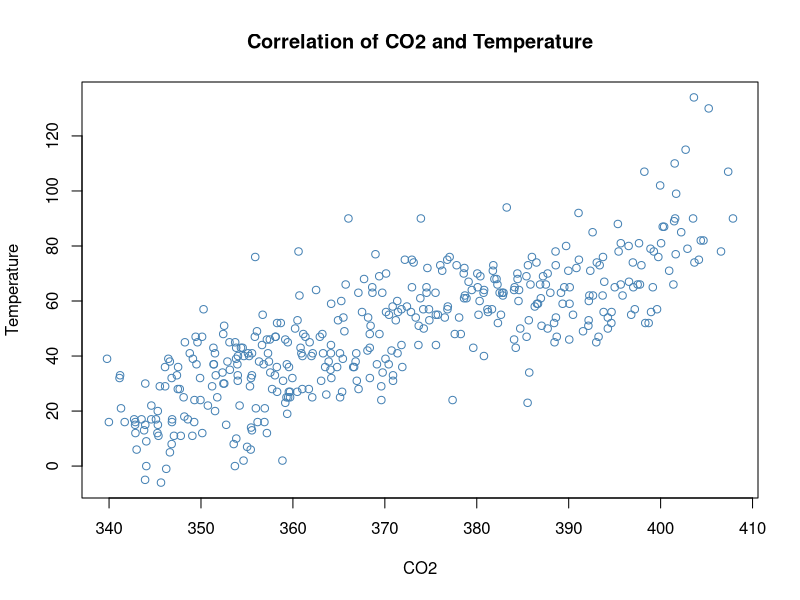
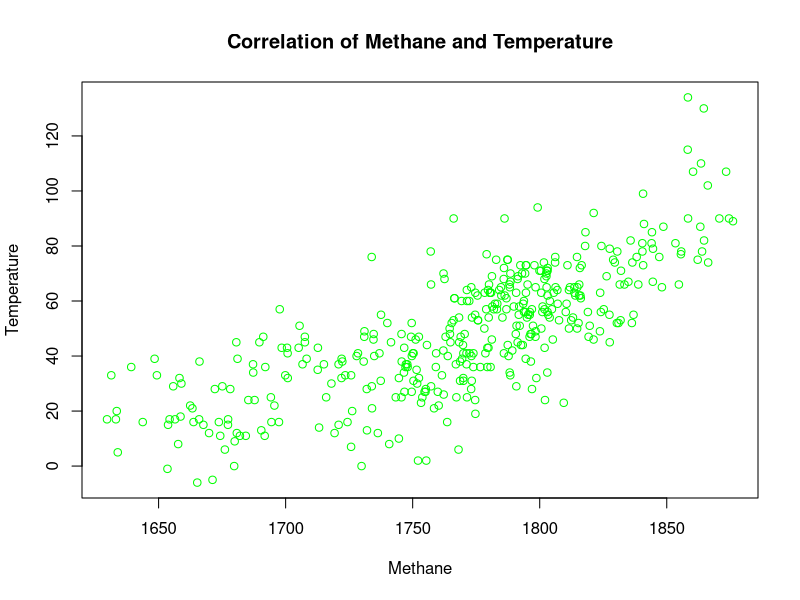
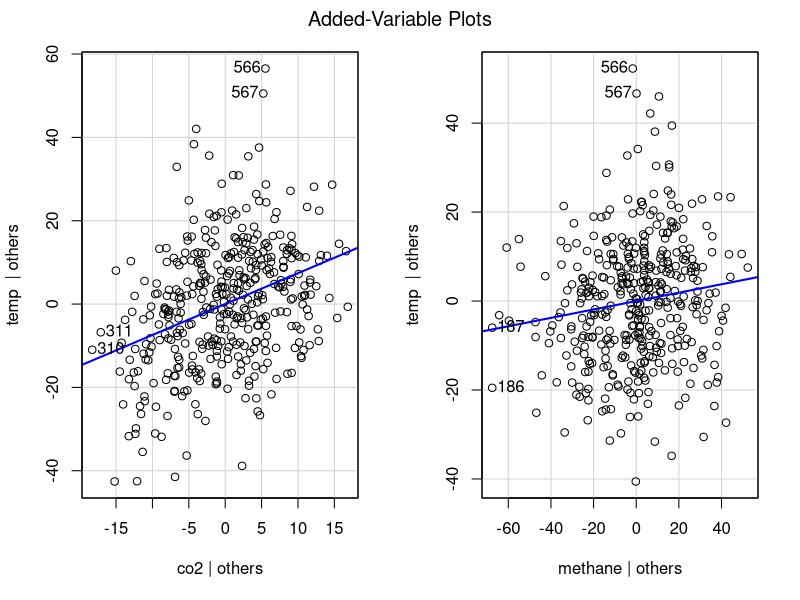
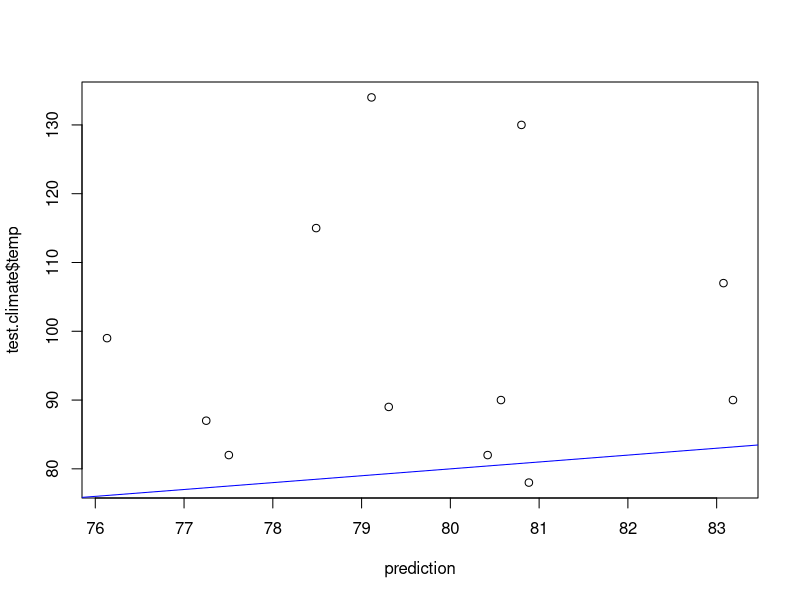

Here is the R script that generated these plots, in order:
# Mitchell Pudil
# STAT 330 
# Greenhouse

nasatemp<-read.table(header=TRUE,text="
Year   Jan  Feb  Mar  Apr  May  Jun  Jul  Aug  Sep  Oct  Nov  Dec    J-D D-N    DJF  MAM  JJA  SON  Year
1969   -10  -14    1   18   19    5   -2    3    9   13   13   28      7   3    -12   13    2   12  1969
1970     9   22    8    9   -4   -2   -2   -9   11    6    2  -12      3   7     20    4   -4    6  1970
1971    -2  -20  -17   -8   -5  -19  -11   -3   -4   -6   -5   -9     -9  -9    -11  -10  -11   -5  1971
1972   -24  -16    2    0   -4    6    1   17    2    9    4   19      1  -1    -16    0    8    5  1972
1973    29   31   27   26   25   17   10    3   10   14    6   -6     16  18     26   26   10   10  1973
1974   -15  -29   -6  -12   -2   -6   -5   11  -12   -8   -7   -9     -8  -8    -16   -7    0   -9  1974
1975     7    6   13    5   16    0   -1  -19   -3   -9  -16  -17     -2  -1      1   11   -7   -9  1975
1976    -2   -6  -21   -8  -24  -16  -10  -14   -9  -26   -4   10    -11 -13     -8  -18  -13  -13  1976
1977    19   22   24   27   30   24   20   16    0    2   17    2     17  18     17   27   20    6  1977
1978     6   14   21   15    6   -2    3  -18    5    0   15   10      6   6      7   14   -6    7  1978
1979    12  -10   18   13    5   13    2   13   25   24   28   47     16  13      4   12   10   26  1979
1980    30   43   30   33   36   17   28   23   19   18   29   19     27  29     40   33   23   22  1980
1981    55   41   49   31   24   31   34   32   16   14   24   43     33  31     38   35   32   18  1981
1982    10   16   -1    9   16    5   13    7   14   13   15   42     13  13     23    8    8   14  1982
1983    52   40   42   31   36   20   17   33   39   16   32   17     31  33     45   36   23   29  1983
1984    30   17   29    8   33    5   17   16   21   16    6   -5     16  18     21   23   13   14  1984
1985    22   -6   17   11   17   18   -1   15   15   12    9   15     12  10      4   15   11   12  1985
1986    29   38   28   24   24   11   11   12    0   13   11   16     18  18     27   25   11    8  1986
1987    36   45   16   22   25   37   45   28   39   32   25   47     33  30     32   21   36   32  1987
1988    57   43   51   45   43   43   34   47   41   39   12   33     41  42     49   46   41   31  1988
1989    15   35   37   33   16   14   33   37   37   32   20   38     29  29     27   29   28   30  1989
1990    40   41   76   55   46   38   43   30   29   41   45   40     44  44     40   59   37   38  1990
1991    40   49   34   52   37   52   47   39   48   30   31   32     41  42     43   41   46   36  1991
1992    44   41   47   23   32   25   12    7    0    8    2   21     22  23     39   34   15    4  1992
1993    37   38   36   27   27   25   28   13   10   22    6   16     24  24     32   30   22   13  1993
1994    27    2   27   40   28   43   31   21   29   41   46   36     31  29     15   32   31   39  1994
1995    50   78   45   47   26   41   47   46   33   47   45   28     44  45     55   39   45   42  1995
1996    25   48   32   36   27   25   36   48   25   19   41   40     33  32     34   32   36   28  1996
1997    31   38   53   36   36   54   35   41   53   62   64   59     47  45     36   42   43   60  1997
1998    60   90   63   63   69   77   68   66   41   44   49   56     62  62     69   65   70   45  1998
1999    48   65   34   33   31   37   37   31   41   39   38   43     40  41     56   33   35   39  1999
2000    24   56   58   57   36   41   39   42   41   28   32   29     40  41     41   50   41   34  2000
2001    42   44   56   51   57   54   60   48   54   51   70   56     54  51     38   55   54   58  2001
2002    75   75   90   57   63   55   61   53   63   55   58   44     62  63     69   70   56   59  2002
2003    72   55   57   54   61   48   54   65   65   74   53   73     61  58     57   57   56   64  2003
2004    58   73   64   63   40   43   24   44   50   63   71   48     53  56     68   56   37   61  2004
2005    70   55   71   68   63   66   64   61   75   76   72   65     67  66     58   67   64   74  2005
2006    56   68   62   50   47   64   52   70   62   67   69   73     62  61     63   53   62   66  2006
2007    94   70   69   74   66   58   60   57   60   57   55   46     64  66     79   69   58   57  2007
2008    23   34   73   51   47   45   59   43   63   63   65   53     52  51     34   57   49   64  2008
2009    61   50   52   59   65   65   70   66   68   64   76   66     63  62     55   59   67   69  2009
2010    73   80   92   85   73   62   59   63   59   69   78   46     70  71     73   83   62   68  2010
2011    49   51   62   62   50   56   71   71   54   63   55   53     58  57     48   58   66   57  2011
2012    45   47   56   67   74   62   54   60   72   75   74   52     61  61     48   66   59   73  2012
2013    66   55   66   52   57   65   57   65   76   67   78   65     64  63     58   58   63   74  2013
2014    73   52   76   77   85   66   56   80   88   81   66   78     73  72     63   79   67   78  2014
2015    81   87   90   74   75   79   71   79   81  107  102  110     86  84     82   80   76   97  2015
2016   115  134  130  107   90   78   82   99   87   89   90   82     99 101    119  109   86   88  2016
2017    96  111  113   93   88   70   81   86   74   88   87   89     90  89     96   98   79   83  2017
 ")
# code to reshape to each row is a month
nasatemp<-nasatemp[,1:13]
dim(nasatemp)
newtemp<-data.frame(temp=matrix(t(nasatemp[2:13]),ncol=1))
newtemp$month<-rep(1:12,49)
newtemp$year<-rep(1969:2017,each=12)


# Monthly Atmospheric CO2 Concentration, expressed as micromol per mole and abbreviated as 
# ppm (1969–present):

maunaloa1<-read.table(header=TRUE,text="
                   where year month methane
                      MLO 1969  8   322.51
                      MLO 1969  9   321.36
                      MLO 1969 10   320.74
                      MLO 1969 11   321.98
                      MLO 1969 12   323.78
                      MLO 1970  1   325.13
                      MLO 1970  2   325.54
                      MLO 1970  3   325.68
                      MLO 1970  4   326.58
                      MLO 1970  5   327.68
                      MLO 1970  6   327.30
                      MLO 1970  7   326.13
                      MLO 1970  8   324.91
                      MLO 1970  9   322.98
                      MLO 1970 10   322.64
                      MLO 1970 11   324.03
                      MLO 1970 12   325.54
                      MLO 1976  7   332.30
                      MLO 1976  8   331.04
                      MLO 1976  9   329.67
                      MLO 1976 10   329.33
                      MLO 1976 11   330.46
                      MLO 1976 12   331.97
                      MLO 1977  1   332.77
                      MLO 1977  2   333.10
                      MLO 1977  3   334.08
                      MLO 1977  4   335.78
                      MLO 1977  5   336.49
                      MLO 1977  6   335.96
                      MLO 1977  7   334.64
                      MLO 1977  8   332.31
                      MLO 1977  9   330.66
                      MLO 1977 10   330.55
                      MLO 1977 11   331.72
                      MLO 1977 12   333.74
                      MLO 1978  1   335.17
                      MLO 1978  2   335.78
                      MLO 1978  3   336.69
                      MLO 1978  4   337.76
                      MLO 1978  5   338.01
                      MLO 1978  6   337.57
                      MLO 1978  7   336.17
                      MLO 1978  8   333.89
                      MLO 1978  9   332.19
                      MLO 1978 10   332.20
                      MLO 1978 11   333.24
                      MLO 1978 12   334.64
                      MLO 1979  1   336.12
                      MLO 1979  2   337.20
                      MLO 1979  3   338.50
                      MLO 1979  4   339.00
                      MLO 1979  5   338.93
                      MLO 1979  6   338.97
                      MLO 1979  7   337.78
                      MLO 1979  8   335.57
                      MLO 1979  9   333.95
                      MLO 1979 10   334.41
                      MLO 1979 11   335.66
                      MLO 1979 12   336.81
                      MLO 1980  1   338.87
                      MLO 1980  2   340.17
                      MLO 1980  3   341.33
                      MLO 1980  4   342.82
                      MLO 1980  5   342.90
                      MLO 1980  6   341.74
                      MLO 1980  7   339.16
                      MLO 1980  8   337.04
                      MLO 1980  9   336.60
                      MLO 1980 10   336.60
                      MLO 1980 11   337.55
                      MLO 1980 12   339.18
                      MLO 1981  1   340.41
                      MLO 1981  2   341.39
                      MLO 1981  3   342.33
                      MLO 1981  4   343.35
                      MLO 1981  5   343.56
                      MLO 1981  6   342.34
                      MLO 1981  7   340.40
                      MLO 1981  8   338.67
                      MLO 1981  9   337.37
                      MLO 1981 10   337.53
                      MLO 1981 11   338.88
                      MLO 1981 12   340.21
                      MLO 1982  1   341.10
                      MLO 1982  2   341.99
                      MLO 1982  3   343.03
                      MLO 1982  4   343.82
                      MLO 1982  5   343.76
                      MLO 1982  6   342.87
                      MLO 1982  7   341.47
                      MLO 1982  8   339.26
                      MLO 1982  9   337.33
                      MLO 1982 10   337.64
                      MLO 1982 11   339.03
                      MLO 1982 12   340.66
                      MLO 1983  1   341.96
                      MLO 1983  2   342.37
                      MLO 1983  3   343.11
                      MLO 1983  4   345.12
                      MLO 1983  5   346.09
                      MLO 1983  6   345.30
                      MLO 1983  7   343.53
                      MLO 1983  8   341.20
                      MLO 1983  9   339.78
                      MLO 1983 10   339.98
                      MLO 1983 11   341.14
                      MLO 1983 12   342.73
                      MLO 1984  1   343.94
                      MLO 1984  2   344.59
                      MLO 1984  3   345.52
                      MLO 1984  4   346.81
                      MLO 1984  5   347.38
                      MLO 1984  6   346.62
                      MLO 1984  7   345.10
                      MLO 1984  8   342.86
                      MLO 1984  9   341.30
                      MLO 1984 10   341.70
                      MLO 1984 11   343.00
                      MLO 1984 12   343.92
                      MLO 1985  1   344.60
                      MLO 1985  2   345.65
                      MLO 1985  3   346.86
                      MLO 1985  4   347.80
                      MLO 1985  5   348.57
                      MLO 1985  6   348.19
                      MLO 1985  7   346.22
                      MLO 1985  8   343.94
                      MLO 1985  9   342.83
                      MLO 1985 10   342.87
                      MLO 1985 11   344.05
                      MLO 1985 12   345.31
                      MLO 1986  1   346.10
                      MLO 1986  2   346.61
                      MLO 1986  3   347.69
                      MLO 1986  4   349.29
                      MLO 1986  5   349.94
                      MLO 1986  6   349.06
                      MLO 1986  7   347.06
                      MLO 1986  8   345.26
                      MLO 1986  9   344.05
                      MLO 1986 10   343.81
                      MLO 1986 11   345.37
                      MLO 1986 12   346.84
                      MLO 1987  1   347.51
                      MLO 1987  2   348.25
                      MLO 1987  3   349.26
                      MLO 1987  4   350.75
                      MLO 1987  5   351.77
                      MLO 1987  6   351.40
                      MLO 1987  7   349.62
                      MLO 1987  8   347.48
                      MLO 1987  9   346.45
                      MLO 1987 10   346.81
                      MLO 1987 11   348.11
                      MLO 1987 12   349.42
                      MLO 1988  1   350.28
                      MLO 1988  2   351.35
                      MLO 1988  3   352.52
                      MLO 1988  4   353.72
                      MLO 1988  5   354.35
                      MLO 1988  6   353.83
                      MLO 1988  7   352.34
                      MLO 1988  8   350.12
                      MLO 1988  9   348.78
                      MLO 1988 10   349.12
                      MLO 1988 11   350.14
                      MLO 1988 12   351.61
                      MLO 1989  1   352.74
                      MLO 1989  2   353.14
                      MLO 1989  3   353.96
                      MLO 1989  4   355.54
                      MLO 1989  5   356.16
                      MLO 1989  6   355.45
                      MLO 1989  7   354.00
                      MLO 1989  8   351.37
                      MLO 1989  9   349.51
                      MLO 1989 10   349.90
                      MLO 1989 11   351.53
                      MLO 1989 12   352.88
                      MLO 1990  1   354.02
                      MLO 1990  2   355.11
                      MLO 1990  3   355.90
                      MLO 1990  4   356.71
                      MLO 1990  5   357.17
                      MLO 1990  6   356.32
                      MLO 1990  7   354.53
                      MLO 1990  8   352.44
                      MLO 1990  9   351.21
                      MLO 1990 10   351.52
                      MLO 1990 11   353.10
                      MLO 1990 12   354.66
                      MLO 1991  1   355.24
                      MLO 1991  2   356.09
                      MLO 1991  3   357.54
                      MLO 1991  4   358.68
                      MLO 1991  5   359.34
                      MLO 1991  6   358.28
                      MLO 1991  7   355.86
                      MLO 1991  8   353.82
                      MLO 1991  9   352.42
                      MLO 1991 10   352.53
                      MLO 1991 11   354.00
                      MLO 1991 12   355.44
                      MLO 1992  1   356.64
                      MLO 1992  2   357.29
                      MLO 1992  3   358.12
                      MLO 1992  4   359.17
                      MLO 1992  5   359.94
                      MLO 1992  6   359.48
                      MLO 1992  7   357.17
                      MLO 1992  8   355.02
                      MLO 1992  9   353.69
                      MLO 1992 10   353.56
                      MLO 1992 11   354.63
                      MLO 1992 12   355.97
                      MLO 1993  1   356.81
                      MLO 1993  2   357.39
                      MLO 1993  3   358.25
                      MLO 1993  4   359.56
                      MLO 1993  5   360.47
                      MLO 1993  6   359.69
                      MLO 1993  7   357.74
                      MLO 1993  8   355.54
                      MLO 1993  9   353.84
                      MLO 1993 10   354.20
                      MLO 1993 11   355.41
                      MLO 1993 12   356.90
                      MLO 1994  1   358.28
                      MLO 1994  2   358.86
                      MLO 1994  3   359.69
                      MLO 1994  4   361.04
                      MLO 1994  5   361.73
                      MLO 1994  6   360.83
                      MLO 1994  7   358.93
                      MLO 1994  8   356.94
                      MLO 1994  9   355.33
                      MLO 1994 10   355.55
                      MLO 1994 11   357.49
                      MLO 1994 12   359.57
                      MLO 1995  1   360.24
                      MLO 1995  2   360.61
                      MLO 1995  3   361.82
                      MLO 1995  4   362.93
                      MLO 1995  5   363.63
                      MLO 1995  6   363.28
                      MLO 1995  7   361.36
                      MLO 1995  8   359.17
                      MLO 1995  9   358.04
                      MLO 1995 10   358.09
                      MLO 1995 11   359.44
                      MLO 1995 12   361.02
                      MLO 1996  1   362.10
                      MLO 1996  2   363.20
                      MLO 1996  3   364.18
                      MLO 1996  4   364.81
                      MLO 1996  5   365.35
                      MLO 1996  6   365.13
                      MLO 1996  7   363.51
                      MLO 1996  8   361.13
                      MLO 1996  9   359.30
                      MLO 1996 10   359.38
                      MLO 1996 11   360.92
                      MLO 1996 12   362.02
                      MLO 1997  1   363.07
                      MLO 1997  2   363.89
                      MLO 1997  3   364.91
                      MLO 1997  4   366.56
                      MLO 1997  5   366.66
                      MLO 1997  6   365.49
                      MLO 1997  7   364.09
                      MLO 1997  8   362.15
                      MLO 1997  9   360.50
                      MLO 1997 10   360.71
                      MLO 1997 11   362.52
                      MLO 1997 12   364.16
                      MLO 1998  1   365.26
                      MLO 1998  2   366.04
                      MLO 1998  3   367.12
                      MLO 1998  4   368.65
                      MLO 1998  5   369.39
                      MLO 1998  6   368.98
                      MLO 1998  7   367.74
                      MLO 1998  8   365.74
                      MLO 1998  9   364.13
                      MLO 1998 10   364.14
                      MLO 1998 11   365.60
                      MLO 1998 12   367.52
                      MLO 1999  1   368.36
                      MLO 1999  2   368.63
                      MLO 1999  3   369.76
                      MLO 1999  4   370.89
                      MLO 1999  5   370.89
                      MLO 1999  6   370.42
                      MLO 1999  7   369.14
                      MLO 1999  8   366.95
                      MLO 1999  9   365.12
                      MLO 1999 10   365.43
                      MLO 1999 11   366.82
                      MLO 1999 12   368.36
                      MLO 2000  1   369.62
                      MLO 2000  2   370.13
                      MLO 2000  3   370.85
                      MLO 2000  4   371.81
                      MLO 2000  5   371.90
                      MLO 2000  6   371.38
                      MLO 2000  7   370.07
                      MLO 2000  8   368.11
                      MLO 2000  9   366.89
                      MLO 2000 10   367.14
                      MLO 2000 11   368.37
                      MLO 2000 12   369.61
                      MLO 2001  1   370.73
                      MLO 2001  2   371.81
                      MLO 2001  3   372.84
                      MLO 2001  4   373.69
                      MLO 2001  5   374.18
                      MLO 2001  6   373.36
                      MLO 2001  7   371.35
                      MLO 2001  8   369.41
                      MLO 2001  9   368.18
                      MLO 2001 10   368.45
                      MLO 2001 11   370.13
                      MLO 2001 12   371.43
                      MLO 2002  1   372.18
                      MLO 2002  2   372.94
                      MLO 2002  3   373.92
                      MLO 2002  4   374.80
                      MLO 2002  5   375.51
                      MLO 2002  6   375.55
                      MLO 2002  7   373.86
                      MLO 2002  8   371.19
                      MLO 2002  9   369.72
                      MLO 2002 10   370.45
                      MLO 2002 11   372.40
                      MLO 2002 12   373.65
                      MLO 2003  1   374.63
                      MLO 2003  2   375.77
                      MLO 2003  3   376.81
                      MLO 2003  4   378.08
                      MLO 2003  5   378.88
                      MLO 2003  6   378.26
                      MLO 2003  7   376.52
                      MLO 2003  8   374.53
                      MLO 2003  9   372.95
                      MLO 2003 10   373.13
                      MLO 2003 11   374.84
                      MLO 2003 12   376.03
                      MLO 2004  1   376.85
                      MLO 2004  2   377.81
                      MLO 2004  3   379.46
                      MLO 2004  4   380.74
                      MLO 2004  5   380.78
                      MLO 2004  6   379.62
                      MLO 2004  7   377.37
                      MLO 2004  8   375.56
                      MLO 2004  9   374.23
                      MLO 2004 10   374.54
                      MLO 2004 11   376.24
                      MLO 2004 12   377.61
                      MLO 2005  1   378.58
                      MLO 2005  2   380.19
                      MLO 2005  3   381.75
                      MLO 2005  4   382.15
                      MLO 2005  5   382.49
                      MLO 2005  6   382.25
                      MLO 2005  7   380.80
                      MLO 2005  8   378.62
                      MLO 2005  9   376.79
                      MLO 2005 10   377.05
                      MLO 2005 11   378.65
                      MLO 2005 12   380.10
                      MLO 2006  1   381.22
                      MLO 2006  2   381.92
                      MLO 2006  3   382.84
                      MLO 2006  4   384.73
                      MLO 2006  5   385.42
                      MLO 2006  6   384.06
                      MLO 2006  7   382.30
                      MLO 2006  8   380.06
                      MLO 2006  9   378.71
                      MLO 2006 10   379.11
                      MLO 2006 11   380.39
                      MLO 2006 12   381.80
                      MLO 2007  1   383.26
                      MLO 2007  2   384.42
                      MLO 2007  3   385.40
                      MLO 2007  4   386.49
                      MLO 2007  5   386.89
                      MLO 2007  6   386.31
                      MLO 2007  7   384.54
                      MLO 2007  8   381.65
                      MLO 2007  9   380.31
                      MLO 2007 10   381.16
                      MLO 2007 11   382.63
                      MLO 2007 12   384.06
                      MLO 2008  1   385.53
                      MLO 2008  2   385.71
                      MLO 2008  3   385.57
                      MLO 2008  4   387.05
                      MLO 2008  5   388.70
                      MLO 2008  6   388.46
                      MLO 2008  7   386.66
                      MLO 2008  8   384.24
                      MLO 2008  9   382.77
                      MLO 2008 10   382.91
                      MLO 2008 11   384.12
                      MLO 2008 12   385.66
                      MLO 2009  1   386.97
                      MLO 2009  2   387.71
                      MLO 2009  3   388.41
                      MLO 2009  4   389.34
                      MLO 2009  5   390.11
                      MLO 2009  6   389.52
                      MLO 2009  7   387.71
                      MLO 2009  8   385.84
                      MLO 2009  9   384.44
                      MLO 2009 10   384.60
                      MLO 2009 11   386.00
                      MLO 2009 12   387.51
                      MLO 2010  1   388.59
                      MLO 2010  2   389.72
                      MLO 2010  3   391.07
                      MLO 2010  4   392.60
                      MLO 2010  5   393.37
                      MLO 2010  6   392.25
                      MLO 2010  7   390.09
                      MLO 2010  8   388.00
                      MLO 2010  9   386.55
                      MLO 2010 10   387.21
                      MLO 2010 11   388.57
                      MLO 2010 12   390.06
                      MLO 2011  1   391.56
                      MLO 2011  2   392.14
                      MLO 2011  3   392.64
                      MLO 2011  4   393.69
                      MLO 2011  5   394.26
                      MLO 2011  6   393.80
                      MLO 2011  7   392.35
                      MLO 2011  8   389.96
                      MLO 2011  9   388.61
                      MLO 2011 10   389.16
                      MLO 2011 11   390.47
                      MLO 2011 12   392.17
                      MLO 2012  1   393.00
                      MLO 2012  2   393.25
                      MLO 2012  3   394.66
                      MLO 2012  4   396.56
                      MLO 2012  5   396.98
                      MLO 2012  6   395.86
                      MLO 2012  7   394.26
                      MLO 2012  8   392.19
                      MLO 2012  9   390.84
                      MLO 2012 10   391.11
                      MLO 2012 11   393.06
                      MLO 2012 12   394.64
                      MLO 2013  1   395.66
                      MLO 2013  2   396.80
                      MLO 2013  3   397.75
                      MLO 2013  4   398.70
                      MLO 2013  5   399.61
                      MLO 2013  6   399.15
                      MLO 2013  7   397.19
                      MLO 2013  8   395.01
                      MLO 2013  9   393.73
                      MLO 2013 10   393.87
                      MLO 2013 11   395.43
                      MLO 2013 12   397.03
                      MLO 2014  1   397.91
                      MLO 2014  2   398.33
                      MLO 2014  3   399.75
                      MLO 2014  4   401.64
                      MLO 2014  5   402.24
                      MLO 2014  6   401.39
                      MLO 2014  7   398.96
                      MLO 2014  8   396.52
                      MLO 2014  9   395.35
                      MLO 2014 10   395.67
                      MLO 2014 11   397.50
                      MLO 2014 12   399.26
                      MLO 2015  1   400.05
                      MLO 2015  2   400.38
                      MLO 2015  3   401.58
                      MLO 2015  4   403.68
                      MLO 2015  5   404.16
                      MLO 2015  6   402.92
                      MLO 2015  7   400.93
                      MLO 2015  8   398.90
                      MLO 2015  9   397.65
                      MLO 2015 10   398.23
                      MLO 2015 11   399.95
                      MLO 2015 12   401.53
                      MLO 2016  1   402.72
                      MLO 2016  2   403.62
                      MLO 2016  3   405.23
                      MLO 2016  4   407.35
                      MLO 2016  5   407.87
                      MLO 2016  6   406.57
                      MLO 2016  7   404.37
                      MLO 2016  8   401.69
                      MLO 2016  9   400.23
                      MLO 2016 10   401.47
                      MLO 2016 11   403.53
                      MLO 2016 12   404.66

")


#Monthly Atmospheric CH4 Concentration, expressed as nanomoles per mole and
#abbreviated as ppb (1983–present)


maunaloa2<-read.table(header=TRUE,text="
where year month methane
MLO 1983  5  1639.23
MLO 1983  6  1633.53
MLO 1983  7  1633.19
MLO 1983  8  1631.38
MLO 1983  9  1648.43
MLO 1983 10  1663.75
MLO 1983 11  1658.22
MLO 1983 12  1654.33
MLO 1984  1  1658.97
MLO 1984  2  1656.47
MLO 1984  3  1655.76
MLO 1984  4  1657.71
MLO 1984  5  1649.33
MLO 1984  6  1633.93
MLO 1984  7  1629.71
MLO 1984  8  1643.76
MLO 1984  9  1663.31
MLO 1984 10  1673.72
MLO 1984 11  1676.09
MLO 1984 12  1671.23
MLO 1985  1  1662.44
MLO 1985  2  1665.22
MLO 1985  3  1677.36
MLO 1985  4  1674.26
MLO 1985  5  1665.95
MLO 1985  6  1658.63
MLO 1985  7  1653.49
MLO 1985  8  1653.73
MLO 1985  9  1667.63
MLO 1985 10  1680.79
MLO 1985 11  1679.95
MLO 1985 12  1677.30
MLO 1986  1  1675.09
MLO 1986  2  1666.10
MLO 1986  3  1672.14
MLO 1986  4  1687.78
MLO 1986  5  1685.33
MLO 1986  6  1684.31
MLO 1986  7  1682.00
MLO 1986  8  1669.87
MLO 1986  9  1679.75
MLO 1986 10  1690.42
MLO 1986 11  1691.76
MLO 1986 12  1697.38
MLO 1987  1  1692.00
MLO 1987  2  1689.67
MLO 1987  3  1694.41
MLO 1987  4  1695.58
MLO 1987  5  1694.19
MLO 1987  6  1687.17
MLO 1987  7  1680.59
MLO 1987  8  1678.21
MLO 1987  9  1681.06
MLO 1987 10  1700.84
MLO 1987 11  1715.96
MLO 1987 12  1707.57
MLO 1988  1  1697.68
MLO 1988  2  1700.56
MLO 1988  3  1705.48
MLO 1988  4  1707.58
MLO 1988  5  1705.13
MLO 1988  6  1698.45
MLO 1988  7  1687.25
MLO 1988  8  1691.20
MLO 1988  9  1700.78
MLO 1988 10  1708.26
MLO 1988 11  1719.26
MLO 1988 12  1725.77
MLO 1989  1  1720.86
MLO 1989  2  1712.63
MLO 1989  3  1715.06
MLO 1989  4  1723.47
MLO 1989  5  1724.35
MLO 1989  6  1713.17
MLO 1989  7  1699.86
MLO 1989  8  1706.65
MLO 1989  9  1720.84
MLO 1989 10  1721.99
MLO 1989 11  1726.19
MLO 1989 12  1730.72
MLO 1990  1  1727.94
MLO 1990  2  1728.47
MLO 1990  3  1733.87
MLO 1990  4  1737.55
MLO 1990  5  1734.57
MLO 1990  6  1722.31
MLO 1990  7  1712.70
MLO 1990  8  1718.02
MLO 1990  9  1733.91
MLO 1990 10  1736.92
MLO 1990 11  1741.48
MLO 1990 12  1749.67
MLO 1991  1  1734.88
MLO 1991  2  1731.02
MLO 1991  3  1746.57
MLO 1991  4  1749.61
MLO 1991  5  1747.34
MLO 1991  6  1740.02
MLO 1991  7  1730.94
MLO 1991  8  1722.04
MLO 1991  9  1734.65
MLO 1991 10  1751.77
MLO 1991 11  1750.32
MLO 1991 12  1752.46
MLO 1992  1  1755.62
MLO 1992  2  1750.06
MLO 1992  3  1752.44
MLO 1992  4  1753.30
MLO 1992  5  1744.58
MLO 1992  6  1743.34
MLO 1992  7  1736.29
MLO 1992  8  1725.76
MLO 1992  9  1729.88
MLO 1992 10  1740.78
MLO 1992 11  1755.35
MLO 1992 12  1758.41
MLO 1993  1  1747.88
MLO 1993  2  1745.69
MLO 1993  3  1748.00
MLO 1993  4  1746.77
MLO 1993  5  1749.61
MLO 1993  6  1745.59
MLO 1993  7  1731.93
MLO 1993  8  1732.02
MLO 1993  9  1744.57
MLO 1993 10  1760.24
MLO 1993 11  1768.05
MLO 1993 12  1763.59
MLO 1994  1  1759.89
MLO 1994  2  1752.11
MLO 1994  3  1754.68
MLO 1994  4  1763.82
MLO 1994  5  1755.15
MLO 1994  6  1746.67
MLO 1994  7  1737.43
MLO 1994  8  1734.00
MLO 1994  9  1757.24
MLO 1994 10  1778.62
MLO 1994 11  1781.15
MLO 1994 12  1779.38
MLO 1995  1  1764.55
MLO 1995  2  1757.10
MLO 1995  3  1764.86
MLO 1995  4  1762.96
MLO 1995  5  1762.21
MLO 1995  6  1759.23
MLO 1995  7  1749.37
MLO 1995  8  1751.18
MLO 1995  9  1761.52
MLO 1995 10  1768.91
MLO 1995 11  1768.32
MLO 1995 12  1773.02
MLO 1996  1  1771.38
MLO 1996  2  1770.46
MLO 1996  3  1769.92
MLO 1996  4  1759.12
MLO 1996  5  1755.04
MLO 1996  6  1753.80
MLO 1996  7  1747.19
MLO 1996  8  1745.61
MLO 1996  9  1767.21
MLO 1996 10  1774.69
MLO 1996 11  1769.96
MLO 1996 12  1773.12
MLO 1997  1  1769.96
MLO 1997  2  1768.67
MLO 1997  3  1775.66
MLO 1997  4  1780.66
MLO 1997  5  1776.62
MLO 1997  6  1768.26
MLO 1997  7  1751.54
MLO 1997  8  1750.35
MLO 1997  9  1775.74
MLO 1997 10  1784.89
MLO 1997 11  1784.07
MLO 1997 12  1783.30
MLO 1998  1  1772.27
MLO 1998  2  1766.13
MLO 1998  3  1774.66
MLO 1998  4  1780.43
MLO 1998  5  1781.20
MLO 1998  6  1779.11
MLO 1998  7  1762.53
MLO 1998  8  1757.23
MLO 1998  9  1771.19
MLO 1998 10  1787.42
MLO 1998 11  1798.38
MLO 1998 12  1803.08
MLO 1999  1  1796.37
MLO 1999  2  1784.76
MLO 1999  3  1788.19
MLO 1999  4  1788.42
MLO 1999  5  1773.25
MLO 1999  6  1771.20
MLO 1999  7  1767.00
MLO 1999  8  1768.66
MLO 1999  9  1785.91
MLO 1999 10  1794.49
MLO 1999 11  1796.52
MLO 1999 12  1801.93
MLO 2000  1  1802.08
MLO 2000  2  1793.84
MLO 2000  3  1791.95
MLO 2000  4  1786.89
MLO 2000  5  1773.88
MLO 2000  6  1772.35
MLO 2000  7  1769.46
MLO 2000  8  1762.08
MLO 2000  9  1773.90
MLO 2000 10  1796.96
MLO 2000 11  1798.68
MLO 2000 12  1790.80
MLO 2001  1  1789.20
MLO 2001  2  1793.33
MLO 2001  3  1801.05
MLO 2001  4  1797.36
MLO 2001  5  1783.16
MLO 2001  6  1773.35
MLO 2001  7  1769.25
MLO 2001  8  1764.68
MLO 2001  9  1779.92
MLO 2001 10  1790.89
MLO 2001 11  1793.03
MLO 2001 12  1796.09
MLO 2002  1  1787.42
MLO 2002  2  1782.86
MLO 2002  3  1786.15
MLO 2002  4  1781.95
MLO 2002  5  1778.33
MLO 2002  6  1774.58
MLO 2002  7  1766.41
MLO 2002  8  1766.10
MLO 2002  9  1780.44
MLO 2002 10  1795.45
MLO 2002 11  1801.15
MLO 2002 12  1792.65
MLO 2003  1  1785.94
MLO 2003  2  1791.76
MLO 2003  3  1796.92
MLO 2003  4  1794.97
MLO 2003  5  1786.89
MLO 2003  6  1790.58
MLO 2003  7  1785.33
MLO 2003  8  1773.06
MLO 2003  9  1788.25
MLO 2003 10  1806.05
MLO 2003 11  1807.61
MLO 2003 12  1794.57
MLO 2004  1  1789.81
MLO 2004  2  1797.91
MLO 2004  3  1806.94
MLO 2004  4  1805.52
MLO 2004  5  1787.75
MLO 2004  6  1779.82
MLO 2004  7  1774.59
MLO 2004  8  1769.80
MLO 2004  9  1778.21
MLO 2004 10  1790.72
MLO 2004 11  1800.49
MLO 2004 12  1796.73
MLO 2005  1  1788.48
MLO 2005  2  1796.08
MLO 2005  3  1802.82
MLO 2005  4  1791.30
MLO 2005  5  1780.86
MLO 2005  6  1780.05
MLO 2005  7  1771.32
MLO 2005  8  1766.46
MLO 2005  9  1787.27
MLO 2005 10  1806.12
MLO 2005 11  1803.11
MLO 2005 12  1798.37
MLO 2006  1  1794.46
MLO 2006  2  1785.84
MLO 2006  3  1786.21
MLO 2006  4  1800.64
MLO 2006  5  1798.33
MLO 2006  6  1779.65
MLO 2006  7  1765.36
MLO 2006  8  1762.14
MLO 2006  9  1775.52
MLO 2006 10  1788.46
MLO 2006 11  1791.44
MLO 2006 12  1794.62
MLO 2007  1  1799.19
MLO 2007  2  1802.60
MLO 2007  3  1802.63
MLO 2007  4  1801.65
MLO 2007  5  1795.23
MLO 2007  6  1781.34
MLO 2007  7  1771.38
MLO 2007  8  1778.95
MLO 2007  9  1793.78
MLO 2007 10  1801.88
MLO 2007 11  1803.32
MLO 2007 12  1805.15
MLO 2008  1  1809.46
MLO 2008  2  1802.99
MLO 2008  3  1792.38
MLO 2008  4  1792.12
MLO 2008  5  1796.01
MLO 2008  6  1791.32
MLO 2008  7  1782.40
MLO 2008  8  1779.41
MLO 2008  9  1794.58
MLO 2008 10  1813.66
MLO 2008 11  1811.90
MLO 2008 12  1812.40
MLO 2009  1  1816.16
MLO 2009  2  1814.73
MLO 2009  3  1815.28
MLO 2009  4  1807.06
MLO 2009  5  1802.72
MLO 2009  6  1806.24
MLO 2009  7  1794.25
MLO 2009  8  1788.09
MLO 2009  9  1801.87
MLO 2009 10  1811.50
MLO 2009 11  1814.68
MLO 2009 12  1815.55
MLO 2010  1  1810.92
MLO 2010  2  1817.87
MLO 2010  3  1821.24
MLO 2010  4  1818.01
MLO 2010  5  1816.50
MLO 2010  6  1803.08
MLO 2010  7  1793.50
MLO 2010  8  1800.61
MLO 2010  9  1810.57
MLO 2010 10  1826.33
MLO 2010 11  1830.53
MLO 2010 12  1821.20
MLO 2011  1  1823.70
MLO 2011  2  1819.68
MLO 2011  3  1815.48
MLO 2011  4  1816.01
MLO 2011  5  1811.52
MLO 2011  6  1810.25
MLO 2011  7  1803.09
MLO 2011  8  1799.91
MLO 2011  9  1813.09
MLO 2011 10  1823.80
MLO 2011 11  1827.44
MLO 2011 12  1831.82
MLO 2012  1  1827.56
MLO 2012  2  1819.24
MLO 2012  3  1824.07
MLO 2012  4  1834.90
MLO 2012  5  1829.55
MLO 2012  6  1814.01
MLO 2012  7  1803.91
MLO 2012  8  1803.99
MLO 2012  9  1815.80
MLO 2012 10  1828.91
MLO 2012 11  1836.46
MLO 2012 12  1836.27
MLO 2013  1  1833.35
MLO 2013  2  1836.92
MLO 2013  3  1838.80
MLO 2013  4  1830.36
MLO 2013  5  1825.20
MLO 2013  6  1814.80
MLO 2013  7  1804.80
MLO 2013  8  1813.64
MLO 2013  9  1838.16
MLO 2013 10  1844.51
MLO 2013 11  1840.42
MLO 2013 12  1848.10
MLO 2014  1  1840.72
MLO 2014  2  1831.02
MLO 2014  3  1847.06
MLO 2014  4  1855.57
MLO 2014  5  1844.18
MLO 2014  6  1831.50
MLO 2014  7  1818.96
MLO 2014  8  1824.29
MLO 2014  9  1841.04
MLO 2014 10  1844.03
MLO 2014 11  1854.77
MLO 2014 12  1863.90
MLO 2015  1  1853.42
MLO 2015  2  1848.67
MLO 2015  3  1858.38
MLO 2015  4  1866.30
MLO 2015  5  1862.18
MLO 2015  6  1844.58
MLO 2015  7  1831.99
MLO 2015  8  1827.55
MLO 2015  9  1840.39
MLO 2015 10  1860.36
MLO 2015 11  1866.15
MLO 2015 12  1863.49
MLO 2016  1  1858.25
MLO 2016  2  1858.33
MLO 2016  3  1864.58
MLO 2016  4  1873.36
MLO 2016  5  1870.71
MLO 2016  6  1855.71
MLO 2016  7  1835.76
MLO 2016  8  1840.68
MLO 2016  9  1863.21
MLO 2016 10  1876.06
MLO 2016 11  1874.51
MLO 2016 12  1864.68
")


# merge datasets and clean up
climate<-merge(merge(newtemp,maunaloa1,by=c("year","month"),all.x=TRUE),maunaloa2,by=c("year","month"),all.x=TRUE)
climate<-subset(climate,!is.na(where.x) & !is.na(where.y) )
climate$co2 <- climate$methane.x
climate$methane <- climate$methane.y
climate<-climate[,c("year","month","temp","co2","methane")]


#Correlation betweeen temperature and CO2
cor(climate$temp, climate$co2)
plot(climate$co2, climate$temp, col="steel blue", main="Correlation of CO2 and Temperature", xlab="CO2", ylab="Temperature")


#Correlation between termpature and methane
cor(climate$temp, climate$methane)
plot(climate$methane, climate$temp, col="green", main="Correlation of Methane and Temperature", xlab="Methane", ylab="Temperature")


#Response variable: Earth's monthly temperature
#Explanatory Variables: Levels of CO2 (ppm) and methane (ppb)

#Model for temp and the assumptions for inference:
#temp=β0 +β1co2+β2methane+ε, ε∼N(0,σ2) 

# if we reject, then test H0: no CO2 effect and test H0: no methane effect

#Fit the model. Would be interesting to interact co2 with methane
#temp=β0 +β1co2+β2methane+ε, ε∼N(0,σ2) and report the parameter estimates and standard errors.

out.climate <- lm(temp~co2+methane, data=climate)
summary(out.climate)
#For a one ppm increase in CO2, we observe an expected global increase (0.01 degrees celcius)
# of 0.741 holding methane constant

#For a one ppb increasei n methane, we observe and expected global increase (0.01 degrees 
# celcius) of 0.094, holding CO2 levels constant. 


#Partial Effect Plot
library(car)
avPlots(out.climate)
#slope if we adjust for methane/co2 (response here is temperature after controlling for methane/temp)
# bigger than average/smaller than average temperature


#Inference: 
# H0: no greenhouse gas effect (i.e. β1=0 and β2=0)
# ANOVA approach: compare two models (how different are they)
# - one assumes H0 is true: lm(temp ~ +1) which is an intercept-only model
# - the other assumes HA is true (HA is out.climate)
# If fit is true, then H0 is reasonable. If fit is different, then HA is true. 


# Test H0: no greenhouse gas effect
# Fit the model assuming H0 is true (reduced model)

nogreenhousegas.climate <- lm(temp ~ +1, data=climate)
anova(nogreenhousegas.climate, out.climate) #df is difference in number of parameters we are using

#Follow up: which gas?

summary(out.climate)  #gives p values for each beta

#Since we reject H0 and conclude there is a significant greenhouse gas effect, look at individual
#regression coefficients. 
#t-test from summary

#95% CI

confint(out.climate)
#They started measuring methane in 1983. 
#Because methane is a trace element, it is harder to measure (higher measurement error)


#Train data: all data, year less than or equal to 2015
# Test data: year=2016

train.climate <- subset(climate, year<=2015)
test.climate <- subset(climate, year==2016)

#Fit model on train
out.train <- lm(temp ~ co2 + methane, data=train.climate)

#Use train model to predict on test
prediction <- predict(out.train, newdata=test.climate)


#compare actual to prediction
cbind(test.climate$temp, predict(out.train, newdata=test.climate))



#Publication-quality graph which includes 95% confidence interval


plot(prediction, test.climate$temp)
abline(0,1,col="blue")


#We tend to underpredict. We should therefore include more greenhouse gas. 
# There might also be an interaction effect.  
